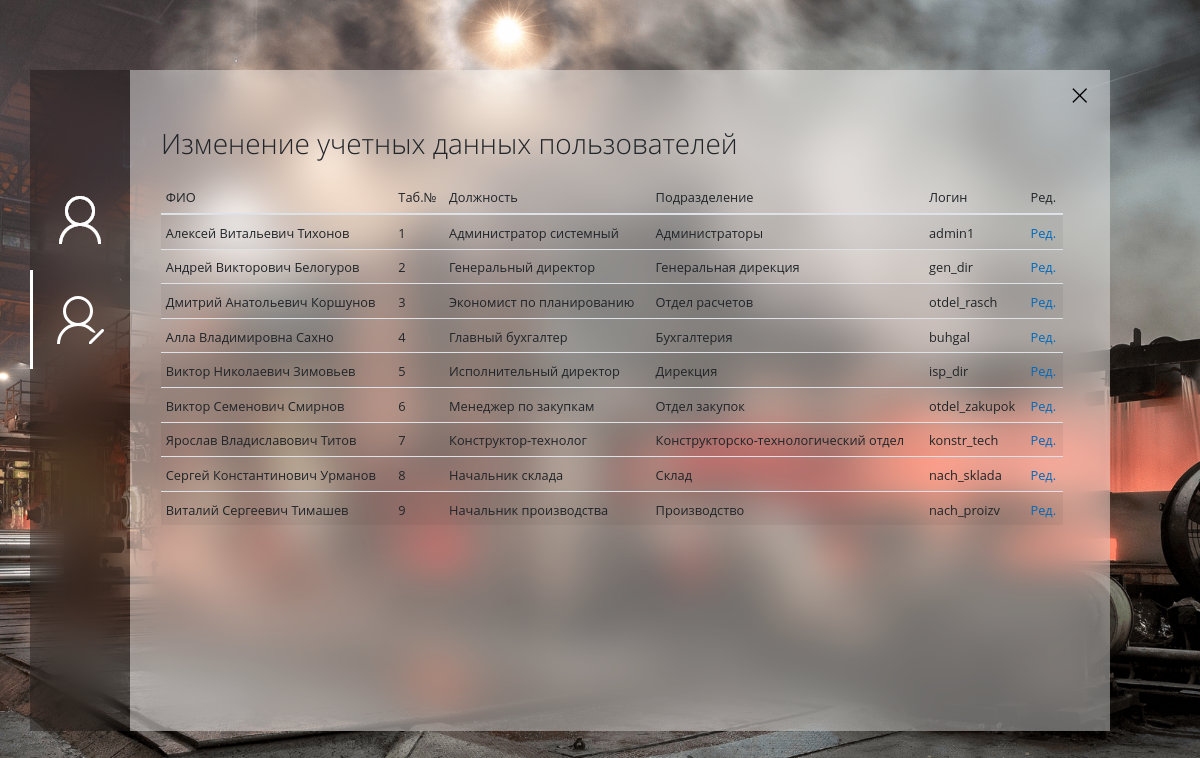
The app's page /admin_users_edit.php (signed in) with its own data.
### tables this page shows
CREATE TABLE `users` (
  `User_id` int(2) NOT NULL,
  `Login` varchar(16) NOT NULL,
  `Pass` varchar(40) NOT NULL,
  `Interface` tinytext NOT NULL,
  `TAB_N` int(3) NOT NULL,
  `User_hash` varchar(32) NOT NULL
);

CREATE TABLE `employees` (
  `TAB_N` int(3) NOT NULL,
  `Surname` tinytext NOT NULL,
  `NAME` tinytext NOT NULL,
  `Pass_s_n` int(4) NOT NULL,
  `Pass_n` int(6) NOT NULL,
  `Pass_inf` text NOT NULL,
  `Sec_name` tinytext NOT NULL,
  `Tel_numb` varchar(25) NOT NULL,
  `Addr` text NOT NULL,
  `Emp_date` date NOT NULL,
  `Dism_date` date DEFAULT NULL,
  `B_date` date NOT NULL,
  `E_mail` varchar(50) NOT NULL,
  `M_t_id` int(3) NOT NULL,
  `Dep_id` int(2) NOT NULL
);

CREATE TABLE `dir_of_positions` (
  `Pos_id` int(3) NOT NULL,
  `Pos_code` int(5) NOT NULL,
  `Pos_name` tinytext NOT NULL,
  `Comments` text NOT NULL
);

CREATE TABLE `dir_of_dep` (
  `Dep_id` int(2) NOT NULL,
  `Dep_name` tinytext NOT NULL,
  `Cont_inf` text NOT NULL
);

### admin_users_edit.php (the view, shortened to what this page needs)
<!DOCTYPE html>
<html lang="ru">
<head>
  <link rel="stylesheet" href="./css/bootstrap.min.css">
  <link rel="stylesheet" href="./css/fluent.css">
  <link rel="stylesheet" href="./css/micon.min.css">
</head>
<body>
<div style="height: 100%; width: 100%; left: 0; top: 0; position: fixed; display: flex; align-items: center; align-content: center; justify-content: center;">
  <div class="container">
    <div class="row justify-content-md-center" style="width:1080px;">
      <div class="col-fluid" >
        <div class="side-bar" style="width: 100px; height:661px;">
          <div class="row-fluid">
            <div class="col text-center nopadding">
              <img src="img/space_sb.png" class="img">
            </div>
          </div>
          <div class="row-fluid">
            <div class="col text-center nopadding">
				<a href="admin_main"><img src="img/users_sb.png" class="img"></a>
            </div>
          </div>
          <div class="row-fluid">
            <div class="col text-center nopadding">
              <img src="img/users_edit_sb_a.png" class="img">
            </div>
          </div>
        </div>
      </div>
      <div class="col-fluid">
        <div class="main-w" style="width: 980px; height:661px;">
          <div class="row-fluid">
						<div class="col text-right nopadding" >
							<button class="exit" type="button" data-target="#exampleModal2" data-toggle="modal" style="border: none;">
								<img src="img/exit-b.png" class="img">
							</button>
						</div>
          </div>
          <div class="row-fluid ml-3">
            <div class="col">
              <p class="sh1">Изменение учетных данных пользователей</p>
            </div>
          </div>
            <div class="row-fluid ml-3 mr-3">
            <div class="col">
              <div class="table-responsive table-wrapper-scroll-y my-custom-scrollbar pr-3">
                  <table class="table table-hover table-striped table-sm" style="overflow: auto">
                    <thead>
                       <tr>
                         <th scope="col" class=""><small>ФИО</small></th>
						 <th scope="col" class=""><small>Таб.№</small></th>
                         <th scope="col" class=""><small>Должность</small></th>
                         <th scope="col" class=""><small>Подразделение</small></th>
                         <th scope="col" class=""><small>Логин</small></th>
                         <th scope="col" class=""><small>Ред.</small></th>
                       </tr>
                     </thead>
                     <tbody>
<?php
if(!$link = mysqli_connect("localhost", "mysql", "mysql", "omima_stal"))
{
	echo "Нет соединения с сервером";
	die();
}
$QUERY ="SELECT
    Employees.Name,
    Employees.Sec_name,
    Employees.Surname,
	Employees.TAB_N,
    Dir_Of_positions.Pos_name,
    Dir_of_dep.Dep_name,
    Users.Login,
	Users.User_id
FROM
    users
LEFT JOIN employees ON Users.TAB_N = employees.TAB_N
LEFT JOIN Dir_of_dep ON Employees.Dep_id = Dir_of_dep.Dep_id
LEFT JOIN Manning_table ON Employees.M_t_id = Manning_table.M_t_id
LEFT JOIN Dir_of_positions ON Manning_table.Pos_id = Dir_of_positions.Pos_id;";
$result = mysqli_query($link, $QUERY) or die("Ошибка ".mysqli_error($link));
if($result)
{
	$rows = mysqli_num_rows($result);
		for ($i = 0 ; $i < $rows ; ++$i)
		{
			echo "<tr>";
			$row = mysqli_fetch_row($result);
			echo "<td><small>".$row[0].' '.$row[1].' '.$row[2]."</small></td>";
				for ($j = 3 ; $j < 7 ; ++$j) echo "<td><small>".$row[$j]."</small></td>";
			echo "<td><a href='admin_user_edit?n=".$row[7]."'><small>Ред.</small></a></td>";
			echo "</tr>";
		}
}
?>
                     </tbody>
                   </table>
                </div>
              </div>
            </div>
        </div>
      </div>
    </div>
</div>
</div>
</body>
</html>

### admin_users_edit.php (style rules this page uses)
body { background: url('img/bg.png') no-repeat center center fixed; -webkit-background-size: cover; -moz-background-size: cover; background-size: cover; -o-background-size: cover; overflow:hidden; min-height: 700px }
.side-bar { -webkit-backdrop-filter: blur(20px) saturate(125%); backdrop-filter: blur(20px) saturate(125%); background-color: rgba(0,0,0,.3); }
.main-w { -webkit-backdrop-filter: blur(20px) saturate(125%); backdrop-filter: blur(20px) saturate(125%); background-color: rgba(255,255,255,.4); }
.nopadding { padding: 0 !important; margin: 0 !important; }
.my-custom-scrollbar { position: relative; height: 500px; overflow: auto; }
.table-wrapper-scroll-y { display: block; }
.exit { background-color: rgba(255,255,255,.0); }

### records on screen
users: TAB_N.NAME "Алексей", TAB_N.Sec_name "Витальевич", TAB_N.Surname "Тихонов", TAB_N.TAB_N "1", dir_of_positions.Pos_name "Администратор системный", dir_of_dep.Dep_name "Администраторы", Login "admin1"
users: TAB_N.NAME "Андрей", TAB_N.Sec_name "Викторович", TAB_N.Surname "Белогуров", TAB_N.TAB_N "2", dir_of_positions.Pos_name "Генеральный директор", dir_of_dep.Dep_name "Генеральная дирекция", Login "gen_dir"
users: TAB_N.NAME "Дмитрий", TAB_N.Sec_name "Анатольевич", TAB_N.Surname "Коршунов", TAB_N.TAB_N "3", dir_of_positions.Pos_name "Экономист по планированию", dir_of_dep.Dep_name "Отдел расчетов", Login "otdel_rasch"
users: TAB_N.NAME "Алла", TAB_N.Sec_name "Владимировна", TAB_N.Surname "Сахно", TAB_N.TAB_N "4", dir_of_positions.Pos_name "Главный бухгалтер", dir_of_dep.Dep_name "Бухгалтерия", Login "buhgal"
users: TAB_N.NAME "Виктор", TAB_N.Sec_name "Николаевич", TAB_N.Surname "Зимовьев", TAB_N.TAB_N "5", dir_of_positions.Pos_name "Исполнительный директор", dir_of_dep.Dep_name "Дирекция", Login "isp_dir"
users: TAB_N.NAME "Виктор", TAB_N.Sec_name "Семенович", TAB_N.Surname "Смирнов", TAB_N.TAB_N "6", dir_of_positions.Pos_name "Менеджер по закупкам", dir_of_dep.Dep_name "Отдел закупок", Login "otdel_zakupok"
users: TAB_N.NAME "Ярослав", TAB_N.Sec_name "Владиславович", TAB_N.Surname "Титов", TAB_N.TAB_N "7", dir_of_positions.Pos_name "Конструктор-технолог", dir_of_dep.Dep_name "Конструкторcко-технологический отдел", Login "konstr_tech"
users: TAB_N.NAME "Сергей", TAB_N.Sec_name "Константинович", TAB_N.Surname "Урманов", TAB_N.TAB_N "8", dir_of_positions.Pos_name "Начальник склада", dir_of_dep.Dep_name "Склад", Login "nach_sklada"
users: TAB_N.NAME "Виталий", TAB_N.Sec_name "Сергеевич", TAB_N.Surname "Тимашев", TAB_N.TAB_N "9", dir_of_positions.Pos_name "Начальник производства", dir_of_dep.Dep_name "Производство", Login "nach_proizv"
